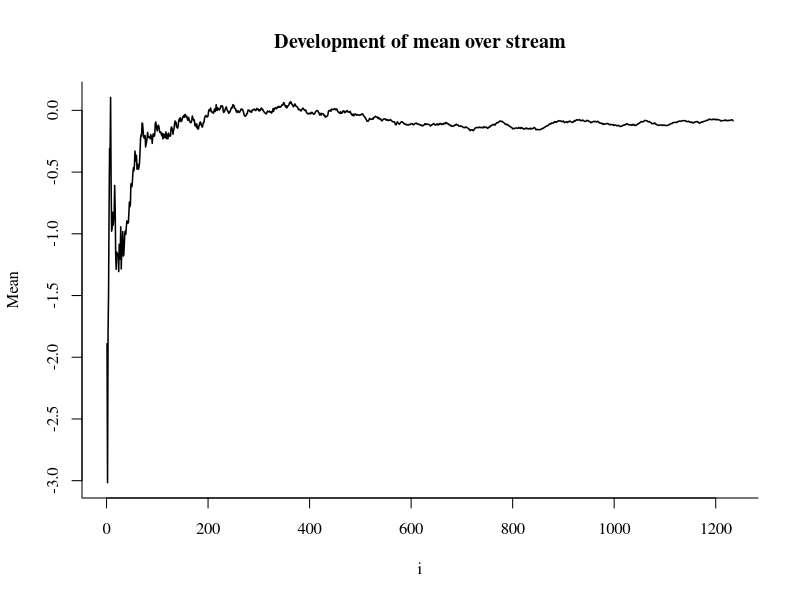

R code for this plot:
## ---- chunk 1
knitr::opts_chunk$set(echo = TRUE)
knitr::opts_chunk$set(dev = 'svg')
## ---- chunk 2
set.seed(3665364)
# let's assume we receive data of length 1234
streamlength <- 1234

# initialise m_i
m_i <- 0
for (i in 1:streamlength){
  m_prev <- m_i
  x_i <- rnorm(1,0,3)
  m_i <- m_prev + (x_i-m_prev) / i
}

print(m_i)
## ---- chunk 3
set.seed(3665364)
# let's assume we receive data of length 1234
streamlength <- 1234

# initialise m_i
means <- numeric(streamlength)
for (i in 1:streamlength){
  x_i <- rnorm(1,0,3)
  means[i] <- ifelse(i==1,x_i,means[i-1] + (x_i-means[i-1]) / i)
}

par(family="serif")
plot(1:streamlength, means, type = "l", main = "Development of mean over stream",
     xlab = "i", ylab = "Mean", bty = "L", lwd = 1.5)


## ---- chunk 4
set.seed(3665364)
# let's assume we receive data of length 1234
streamlength <- 1234

# initialise
sum <- 0
sumsq <- 0
i <- 0

for (j in 1:streamlength){
  value <- rnorm(1,0,3)
  sum <- sum + value
  sumsq <- sumsq + value^2
  i <- i+1
}

list(sum = sum, 
     sum_of_squares = sumsq, 
     i = i, 
     mean = sum/i,
     variance = sumsq/i - (sum/i)^2)

